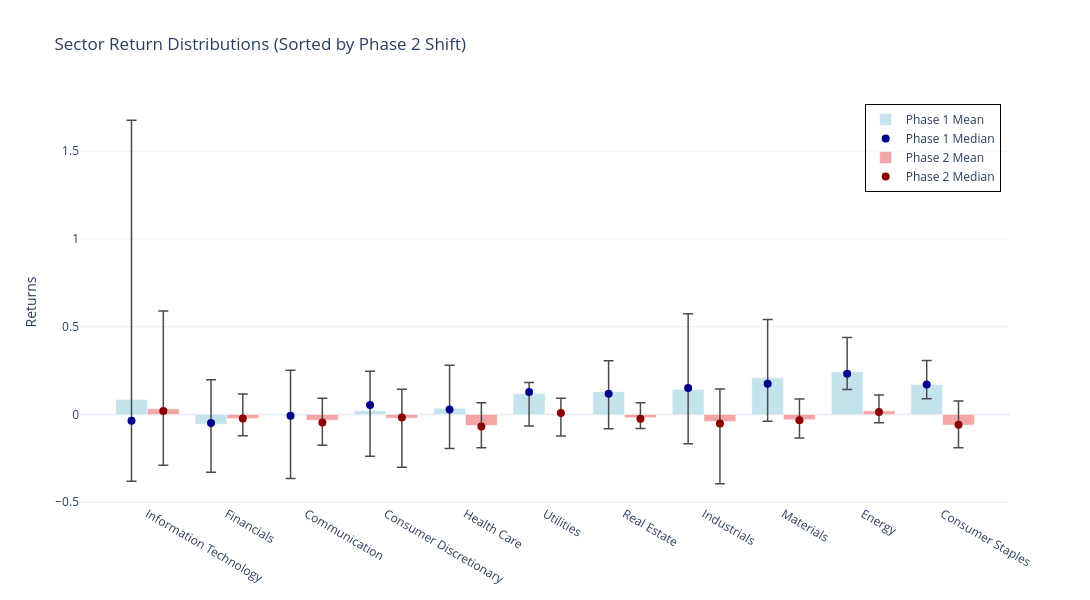

Notebook code cell kept with this figure:
### Markdown cell above
## Aggregating the Sectorial Performance

We aggregate the Sectorial Performance, looking at median, mean and max just to see the

### Code cell
# 1. Calculate metrics and immediately FLATTEN the MultiIndex columns
agg_metrics = df_results.groupby('Sector')[['Phase 1 Return', 'Phase 2 Return']].agg(['mean', 'median', 'min', 'max'])

# This line joins the tuples (e.g., 'Phase 1 Return', 'mean') into strings ('Phase 1 Return_mean')
agg_metrics.columns = ['_'.join(col).strip() for col in agg_metrics.columns.values]

# 2. Calculate the 'Shift' (Delta) and Sort the data
agg_metrics['Median_Delta'] = agg_metrics['Phase 2 Return_median'] - agg_metrics['Phase 1 Return_median']
agg_metrics = agg_metrics.sort_values('Median_Delta', ascending=False)

# Extract specific arrays for plotting
sectors = agg_metrics.index
x_base = np.arange(len(sectors)) 
offset = 0.2

fig = go.Figure()

# --- PHASE 1 TRACES (Shifted Left) ---
fig.add_trace(go.Bar(
    name='Phase 1 Mean', x=x_base - offset, y=agg_metrics['Phase 1 Return_mean'],
    marker_color='lightblue', opacity=0.7, width=0.4, textposition='none',
    error_y=dict(
        type='data', symmetric=False,
        array=agg_metrics['Phase 1 Return_max'] - agg_metrics['Phase 1 Return_mean'],
        arrayminus=agg_metrics['Phase 1 Return_mean'] - agg_metrics['Phase 1 Return_min'],
        color='black', thickness=1.5, width=5
    ),
    customdata=agg_metrics[['Phase 1 Return_median', 'Phase 1 Return_min', 'Phase 1 Return_max', 'Median_Delta']],
    hovertemplate="<b>%{text} (Phase 1)</b><br>Mean: %{y:.2%}<br>Median: %{customdata[0]:.2%}<br>Min: %{customdata[1]:.2%}<br>Max: %{customdata[2]:.2%}<br>Shift into Phase 2: %{customdata[3]:.2%}<extra></extra>",
    text=sectors # Pass the text names for the hover tooltip
))

# Explicitly place Median Dots on the exact same shifted X-axis
fig.add_trace(go.Scatter(
    name='Phase 1 Median', x=x_base - offset, y=agg_metrics['Phase 1 Return_median'],
    mode='markers', marker=dict(color='darkblue', size=8),
    hoverinfo='skip' # Prevent double hover tooltips
))

# --- PHASE 2 TRACES (Shifted Right) ---
fig.add_trace(go.Bar(
    name='Phase 2 Mean', x=x_base + offset, y=agg_metrics['Phase 2 Return_mean'],
    marker_color='lightcoral', opacity=0.7, width=0.4, textposition='none',
    error_y=dict(
        type='data', symmetric=False,
        array=agg_metrics['Phase 2 Return_max'] - agg_metrics['Phase 2 Return_mean'],
        arrayminus=agg_metrics['Phase 2 Return_mean'] - agg_metrics['Phase 2 Return_min'],
        color='black', thickness=1.5, width=5
    ),
    customdata=agg_metrics[['Phase 2 Return_median', 'Phase 2 Return_min', 'Phase 2 Return_max', 'Median_Delta']],
    hovertemplate="<b>%{text} (Phase 2)</b><br>Mean: %{y:.2%}<br>Median: %{customdata[0]:.2%}<br>Min: %{customdata[1]:.2%}<br>Max: %{customdata[2]:.2%}<extra></extra>",
    text=sectors
))

fig.add_trace(go.Scatter(
    name='Phase 2 Median', x=x_base + offset, y=agg_metrics['Phase 2 Return_median'],
    mode='markers', marker=dict(color='darkred', size=8),
    hoverinfo='skip'
))

# Overwrite the numeric X-axis with the actual Sector names
fig.update_layout(
    title='Sector Return Distributions (Sorted by Phase 2 Shift)',
    yaxis_title='Returns',
    xaxis=dict(tickmode='array', tickvals=x_base, ticktext=sectors),
    barmode='overlay', # Change to overlay since we manually offset the bars
    height=600, 
    width=1090, # Increased width to create more space between sectors
    template='plotly_white',
    hovermode='x unified',

    legend=dict(
        yanchor="top",
        y=0.99,           # 1.0 is the very top
        xanchor="right",
        x=0.99,           # 1.0 is the very far right
        bgcolor="rgba(255, 255, 255, 0.5)", # Semi-transparent white
        bordercolor="Black",
        borderwidth=1
    )
)
fig.show()

### Figure 1 — Plotly figure (JSON) as saved in the notebook; plotly's stock layout.template omitted (floating-point values rounded to 4 significant figures)
{"data": [{"customdata": [[-0.03577, -0.3814, 1.677, 0.05539], [-0.04934, -0.3294, 0.1971, 0.02596], [-0.007553, -0.3657, 0.2524, -0.0379], [0.05319, -0.2387, 0.2464, -0.07127], [0.02784, -0.194, 0.2809, -0.09673], [0.1273, -0.06621, 0.1823, -0.1195], [0.1183, -0.08166, 0.306, -0.1433], [0.1509, -0.1667, 0.5733, -0.202], [0.1746, -0.03862, 0.5411, -0.2078], [0.2311, 0.1415, 0.4384, -0.2175], [0.1702, 0.08999, 0.3069, -0.2295]], "error_y": {"array": [1.591, 0.2525, 0.2584, 0.2245, 0.2451, 0.06316, 0.1763, 0.4309, 0.3328, 0.1948, 0.1358], "arrayminus": [0.467, 0.2739, 0.3596, 0.2605, 0.2298, 0.1854, 0.2114, 0.309, 0.247, 0.1021, 0.08111], "color": "black", "symmetric": false, "thickness": 1.5, "type": "data", "width": 5}, "hovertemplate": "<b>%{text} (Phase 1)</b><br>Mean: %{y:.2%}<br>Median: %{customdata[0]:.2%}<br>Min: %{customdata[1]:.2%}<br>Max: %{customdata[2]:.2%}<br>Shift into Phase 2: %{customdata[3]:.2%}<extra></extra>", "marker": {"color": "lightblue"}, "name": "Phase 1 Mean", "opacity": 0.7, "text": ["Information Technology", "Financials", "Communication", "Consumer Discretionary", "Health Care", "Utilities", "Real Estate", "Industrials", "Materials", "Energy", "Consumer Staples"], "textposition": "none", "type": "bar", "width": 0.4, "x": [-0.2, 0.8, 1.8, 2.8, 3.8, 4.8, 5.8, 6.8, 7.8, 8.8, 9.8], "y": [0.08557, -0.05549, -0.006048, 0.02186, 0.0358, 0.1192, 0.1297, 0.1424, 0.2084, 0.2436, 0.1711]}, {"hoverinfo": "skip", "marker": {"color": "darkblue", "size": 8}, "mode": "markers", "name": "Phase 1 Median", "type": "scatter", "x": [-0.2, 0.8, 1.8, 2.8, 3.8, 4.8, 5.8, 6.8, 7.8, 8.8, 9.8], "y": [-0.03577, -0.04934, -0.007553, 0.05319, 0.02784, 0.1273, 0.1183, 0.1509, 0.1746, 0.2311, 0.1702]}, {"customdata": [[0.01962, -0.289, 0.5898, 0.05539], [-0.02338, -0.1217, 0.1161, 0.02596], [-0.04545, -0.1757, 0.09181, -0.0379], [-0.01808, -0.3014, 0.1439, -0.07127], [-0.06889, -0.1893, 0.0659, -0.09673], [0.007889, -0.1231, 0.09228, -0.1195], [-0.025, -0.07973, 0.06639, -0.1433], [-0.05112, -0.3952, 0.1452, -0.202], [-0.03318, -0.1339, 0.08737, -0.2078], [0.0136, -0.04802, 0.1113, -0.2175], [-0.05929, -0.1891, 0.07705, -0.2295]], "error_y": {"array": [0.5577, 0.1387, 0.1245, 0.1655, 0.1287, 0.09498, 0.08553, 0.1851, 0.118, 0.09078, 0.1377], "arrayminus": [0.3211, 0.0991, 0.143, 0.2798, 0.1265, 0.1204, 0.06059, 0.3554, 0.1033, 0.06849, 0.1285], "color": "black", "symmetric": false, "thickness": 1.5, "type": "data", "width": 5}, "hovertemplate": "<b>%{text} (Phase 2)</b><br>Mean: %{y:.2%}<br>Median: %{customdata[0]:.2%}<br>Min: %{customdata[1]:.2%}<br>Max: %{customdata[2]:.2%}<extra></extra>", "marker": {"color": "lightcoral"}, "name": "Phase 2 Mean", "opacity": 0.7, "text": ["Information Technology", "Financials", "Communication", "Consumer Discretionary", "Health Care", "Utilities", "Real Estate", "Industrials", "Materials", "Energy", "Consumer Staples"], "textposition": "none", "type": "bar", "width": 0.4, "x": [0.2, 1.2, 2.2, 3.2, 4.2, 5.2, 6.2, 7.2, 8.2, 9.2, 10.2], "y": [0.03214, -0.02263, -0.03269, -0.0216, -0.06281, -0.002701, -0.01914, -0.03987, -0.03065, 0.02047, -0.0606]}, {"hoverinfo": "skip", "marker": {"color": "darkred", "size": 8}, "mode": "markers", "name": "Phase 2 Median", "type": "scatter", "x": [0.2, 1.2, 2.2, 3.2, 4.2, 5.2, 6.2, 7.2, 8.2, 9.2, 10.2], "y": [0.01962, -0.02338, -0.04545, -0.01808, -0.06889, 0.007889, -0.025, -0.05112, -0.03318, 0.0136, -0.05929]}], "layout": {"barmode": "overlay", "height": 600, "hovermode": "x unified", "legend": {"bgcolor": "rgba(255, 255, 255, 0.5)", "bordercolor": "Black", "borderwidth": 1, "x": 0.99, "xanchor": "right", "y": 0.99, "yanchor": "top"}, "title": {"text": "Sector Return Distributions (Sorted by Phase 2 Shift)"}, "width": 1090, "xaxis": {"tickmode": "array", "ticktext": ["Information Technology", "Financials", "Communication", "Consumer Discretionary", "Health Care", "Utilities", "Real Estate", "Industrials", "Materials", "Energy", "Consumer Staples"], "tickvals": [0, 1, 2, 3, 4, 5, 6, 7, 8, 9, 10]}, "yaxis": {"title": {"text": "Returns"}}}}
